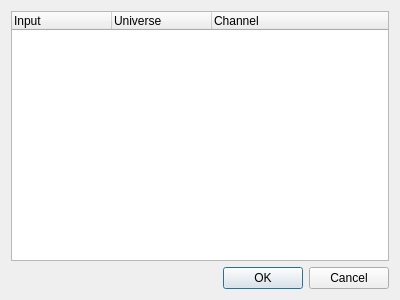
<?xml version="1.0" encoding="UTF-8"?>
<ui version="4.0">
 <class>VCMultiInputEditor</class>
 <widget class="QDialog" name="VCMultiInputEditor">
  <property name="geometry">
   <rect>
    <x>0</x>
    <y>0</y>
    <width>400</width>
    <height>300</height>
   </rect>
  </property>
  <property name="windowTitle">
   <string>External Input Editor</string>
  </property>
  <layout class="QVBoxLayout" name="verticalLayout">
   <item>
    <widget class="QTreeWidget" name="m_treeWidget">
     <column>
      <property name="text">
       <string>Input</string>
      </property>
     </column>
     <column>
      <property name="text">
       <string>Universe</string>
      </property>
     </column>
     <column>
      <property name="text">
       <string>Channel</string>
      </property>
     </column>
    </widget>
   </item>
   <item>
    <widget class="QDialogButtonBox" name="m_buttonBox">
     <property name="orientation">
      <enum>Qt::Horizontal</enum>
     </property>
     <property name="standardButtons">
      <set>QDialogButtonBox::Cancel|QDialogButtonBox::Ok</set>
     </property>
    </widget>
   </item>
  </layout>
 </widget>
 <resources/>
 <connections>
  <connection>
   <sender>m_buttonBox</sender>
   <signal>accepted()</signal>
   <receiver>VCMultiInputEditor</receiver>
   <slot>accept()</slot>
   <hints>
    <hint type="sourcelabel">
     <x>248</x>
     <y>254</y>
    </hint>
    <hint type="destinationlabel">
     <x>157</x>
     <y>274</y>
    </hint>
   </hints>
  </connection>
  <connection>
   <sender>m_buttonBox</sender>
   <signal>rejected()</signal>
   <receiver>VCMultiInputEditor</receiver>
   <slot>reject()</slot>
   <hints>
    <hint type="sourcelabel">
     <x>316</x>
     <y>260</y>
    </hint>
    <hint type="destinationlabel">
     <x>286</x>
     <y>274</y>
    </hint>
   </hints>
  </connection>
 </connections>
</ui>
